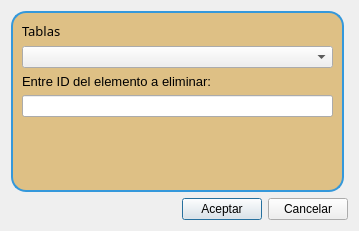
<?xml version="1.0" encoding="UTF-8"?>
<ui version="4.0">
 <class>Dialog</class>
 <widget class="QDialog" name="Dialog">
  <property name="geometry">
   <rect>
    <x>0</x>
    <y>0</y>
    <width>359</width>
    <height>231</height>
   </rect>
  </property>
  <property name="windowTitle">
   <string>Dialog</string>
  </property>
  <layout class="QVBoxLayout" name="verticalLayout">
   <item>
    <widget class="QFrame" name="frame">
     <property name="styleSheet">
      <string notr="true">#frame{
	background-color: #DEC085 ;
	border: 2px solid #3498db;
	border-radius: 15px;
	margin-right: 4px;
}
</string>
     </property>
     <property name="frameShape">
      <enum>QFrame::StyledPanel</enum>
     </property>
     <property name="frameShadow">
      <enum>QFrame::Raised</enum>
     </property>
     <layout class="QVBoxLayout" name="verticalLayout_3">
      <item>
       <layout class="QVBoxLayout" name="verticalLayout_2">
        <item>
         <widget class="QLabel" name="label">
          <property name="font">
           <font>
            <family>Yu Gothic Medium</family>
            <pointsize>10</pointsize>
           </font>
          </property>
          <property name="text">
           <string>Tablas</string>
          </property>
         </widget>
        </item>
        <item>
         <widget class="QComboBox" name="cb_tablas">
          <item>
           <property name="text">
            <string/>
           </property>
          </item>
          <item>
           <property name="text">
            <string>Exposición</string>
           </property>
          </item>
          <item>
           <property name="text">
            <string>Artista</string>
           </property>
          </item>
          <item>
           <property name="text">
            <string>Obra</string>
           </property>
          </item>
          <item>
           <property name="text">
            <string>Teléfono</string>
           </property>
          </item>
         </widget>
        </item>
        <item>
         <widget class="QLabel" name="label_2">
          <property name="font">
           <font>
            <pointsize>10</pointsize>
           </font>
          </property>
          <property name="text">
           <string>Entre ID del elemento a eliminar:</string>
          </property>
         </widget>
        </item>
        <item>
         <widget class="QLineEdit" name="lineEdit_id"/>
        </item>
       </layout>
      </item>
      <item>
       <spacer name="verticalSpacer">
        <property name="orientation">
         <enum>Qt::Vertical</enum>
        </property>
        <property name="sizeHint" stdset="0">
         <size>
          <width>20</width>
          <height>40</height>
         </size>
        </property>
       </spacer>
      </item>
     </layout>
    </widget>
   </item>
   <item>
    <layout class="QHBoxLayout" name="horizontalLayout">
     <item>
      <spacer name="horizontalSpacer">
       <property name="orientation">
        <enum>Qt::Horizontal</enum>
       </property>
       <property name="sizeHint" stdset="0">
        <size>
         <width>40</width>
         <height>20</height>
        </size>
       </property>
      </spacer>
     </item>
     <item>
      <widget class="QPushButton" name="bt_aceptar">
       <property name="text">
        <string>Aceptar</string>
       </property>
      </widget>
     </item>
     <item>
      <widget class="QPushButton" name="bt_cancelar">
       <property name="text">
        <string>Cancelar</string>
       </property>
      </widget>
     </item>
    </layout>
   </item>
  </layout>
 </widget>
 <resources/>
 <connections/>
</ui>
